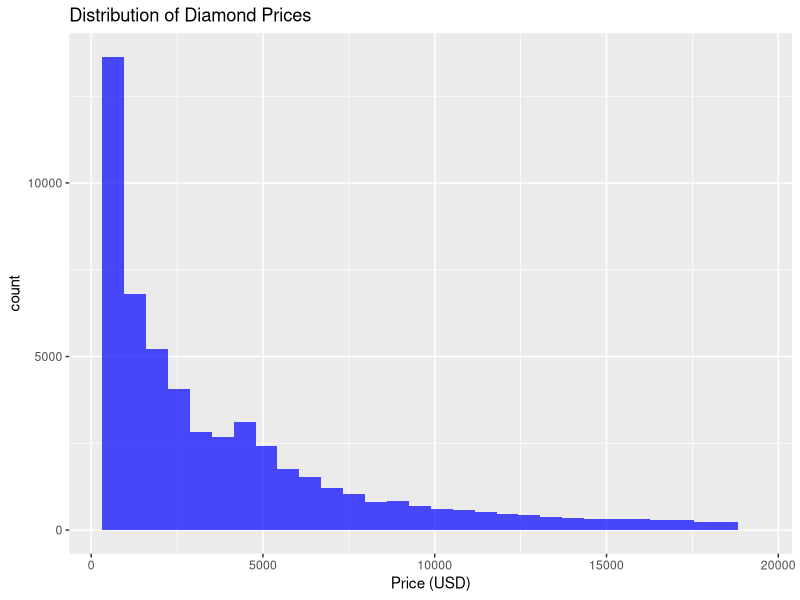
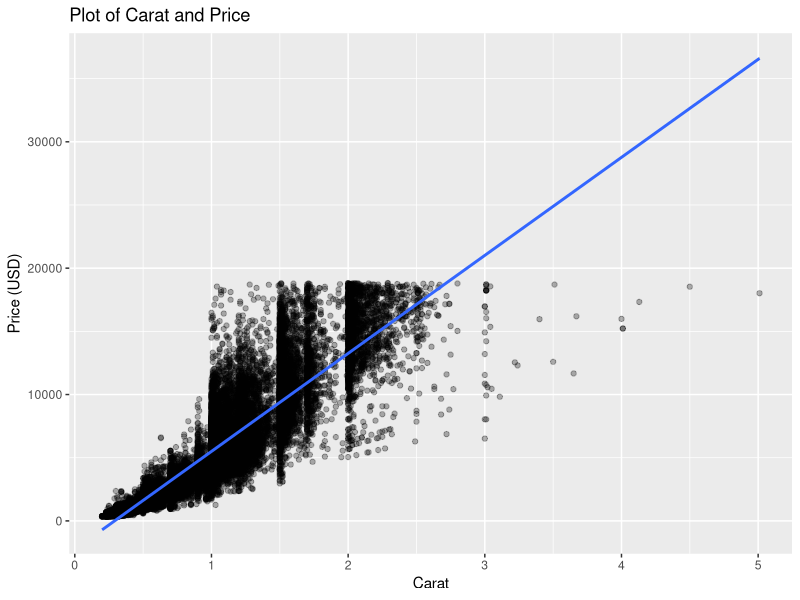

The R source for these figures, in order:
## ---- chunk 1
knitr::opts_chunk$set(echo = TRUE)
library(tidyverse)
## ---- chunk 2
data(diamonds, package = "ggplot2")
names(diamonds)
## ---- chunk 3
summary(diamonds)

ggplot(diamonds, aes(x = price)) +
  geom_histogram(bins = 30, fill = "blue", alpha = 0.7) +
  ggtitle("Distribution of Diamond Prices") +
  xlab("Price (USD)")
## ---- chunk 4
ggplot(diamonds, aes(x = carat, y = price)) +
  geom_point(alpha = 0.3) +
  geom_smooth(method = 'lm') +
  ggtitle("Plot of Carat and Price") +
  xlab("Carat") +
  ylab("Price (USD)")

carat_lm <- lm(price ~ carat, diamonds)
summary.lm(carat_lm)
